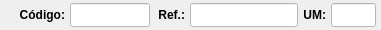
              <widget class="QWidget" name="widget_39" native="true">
               <property name="minimumSize">
                <size>
                 <width>0</width>
                 <height>30</height>
                </size>
               </property>
               <property name="maximumSize">
                <size>
                 <width>16777215</width>
                 <height>30</height>
                </size>
               </property>
               <property name="styleSheet">
                <string notr="true"/>
               </property>
               <layout class="QHBoxLayout" name="horizontalLayout_7">
                <property name="spacing">
                 <number>5</number>
                </property>
                <property name="leftMargin">
                 <number>5</number>
                </property>
                <property name="topMargin">
                 <number>3</number>
                </property>
                <property name="rightMargin">
                 <number>5</number>
                </property>
                <property name="bottomMargin">
                 <number>3</number>
                </property>
                <item>
                 <widget class="QLabel" name="label_62">
                  <property name="minimumSize">
                   <size>
                    <width>60</width>
                    <height>0</height>
                   </size>
                  </property>
                  <property name="maximumSize">
                   <size>
                    <width>60</width>
                    <height>16777215</height>
                   </size>
                  </property>
                  <property name="font">
                   <font>
                    <pointsize>9</pointsize>
                    <weight>75</weight>
                    <bold>true</bold>
                   </font>
                  </property>
                  <property name="text">
                   <string>Código:</string>
                  </property>
                  <property name="alignment">
                   <set>Qt::AlignRight|Qt::AlignTrailing|Qt::AlignVCenter</set>
                  </property>
                 </widget>
                </item>
                <item>
                 <widget class="QLineEdit" name="line_Codigo">
                  <property name="sizePolicy">
                   <sizepolicy hsizetype="Preferred" vsizetype="Preferred">
                    <horstretch>0</horstretch>
                    <verstretch>0</verstretch>
                   </sizepolicy>
                  </property>
                  <property name="minimumSize">
                   <size>
                    <width>60</width>
                    <height>0</height>
                   </size>
                  </property>
                  <property name="maximumSize">
                   <size>
                    <width>80</width>
                    <height>16777215</height>
                   </size>
                  </property>
                  <property name="font">
                   <font>
                    <pointsize>9</pointsize>
                   </font>
                  </property>
                  <property name="styleSheet">
                   <string notr="true">background-color: rgb(255, 255, 255);</string>
                  </property>
                  <property name="alignment">
                   <set>Qt::AlignCenter</set>
                  </property>
                 </widget>
                </item>
                <item>
                 <widget class="QLabel" name="label_63">
                  <property name="minimumSize">
                   <size>
                    <width>30</width>
                    <height>0</height>
                   </size>
                  </property>
                  <property name="maximumSize">
                   <size>
                    <width>30</width>
                    <height>16777215</height>
                   </size>
                  </property>
                  <property name="font">
                   <font>
                    <pointsize>9</pointsize>
                    <weight>75</weight>
                    <bold>true</bold>
                   </font>
                  </property>
                  <property name="text">
                   <string>Ref.:</string>
                  </property>
                  <property name="alignment">
                   <set>Qt::AlignRight|Qt::AlignTrailing|Qt::AlignVCenter</set>
                  </property>
                 </widget>
                </item>
                <item>
                 <widget class="QLineEdit" name="line_Referencia">
                  <property name="sizePolicy">
                   <sizepolicy hsizetype="Preferred" vsizetype="Preferred">
                    <horstretch>0</horstretch>
                    <verstretch>0</verstretch>
                   </sizepolicy>
                  </property>
                  <property name="minimumSize">
                   <size>
                    <width>0</width>
                    <height>0</height>
                   </size>
                  </property>
                  <property name="maximumSize">
                   <size>
                    <width>16777215</width>
                    <height>16777215</height>
                   </size>
                  </property>
                  <property name="font">
                   <font>
                    <pointsize>9</pointsize>
                   </font>
                  </property>
                  <property name="cursor">
                   <cursorShape>IBeamCursor</cursorShape>
                  </property>
                  <property name="styleSheet">
                   <string notr="true">background-color: rgb(255, 255, 255);</string>
                  </property>
                  <property name="inputMask">
                   <string/>
                  </property>
                  <property name="text">
                   <string/>
                  </property>
                  <property name="maxLength">
                   <number>20</number>
                  </property>
                  <property name="frame">
                   <bool>true</bool>
                  </property>
                  <property name="echoMode">
                   <enum>QLineEdit::Normal</enum>
                  </property>
                  <property name="alignment">
                   <set>Qt::AlignLeading|Qt::AlignLeft|Qt::AlignVCenter</set>
                  </property>
                 </widget>
                </item>
                <item>
                 <widget class="QLabel" name="label_30">
                  <property name="maximumSize">
                   <size>
                    <width>25</width>
                    <height>16777215</height>
                   </size>
                  </property>
                  <property name="font">
                   <font>
                    <pointsize>9</pointsize>
                    <weight>75</weight>
                    <bold>true</bold>
                   </font>
                  </property>
                  <property name="text">
                   <string>UM:</string>
                  </property>
                  <property name="alignment">
                   <set>Qt::AlignRight|Qt::AlignTrailing|Qt::AlignVCenter</set>
                  </property>
                 </widget>
                </item>
                <item>
                 <widget class="QLineEdit" name="line_UM">
                  <property name="sizePolicy">
                   <sizepolicy hsizetype="Preferred" vsizetype="Preferred">
                    <horstretch>0</horstretch>
                    <verstretch>0</verstretch>
                   </sizepolicy>
                  </property>
                  <property name="minimumSize">
                   <size>
                    <width>45</width>
                    <height>0</height>
                   </size>
                  </property>
                  <property name="maximumSize">
                   <size>
                    <width>45</width>
                    <height>16777215</height>
                   </size>
                  </property>
                  <property name="font">
                   <font>
                    <pointsize>9</pointsize>
                   </font>
                  </property>
                  <property name="styleSheet">
                   <string notr="true">background-color: rgb(255, 255, 255);</string>
                  </property>
                  <property name="alignment">
                   <set>Qt::AlignCenter</set>
                  </property>
                 </widget>
                </item>
               </layout>
              </widget>
